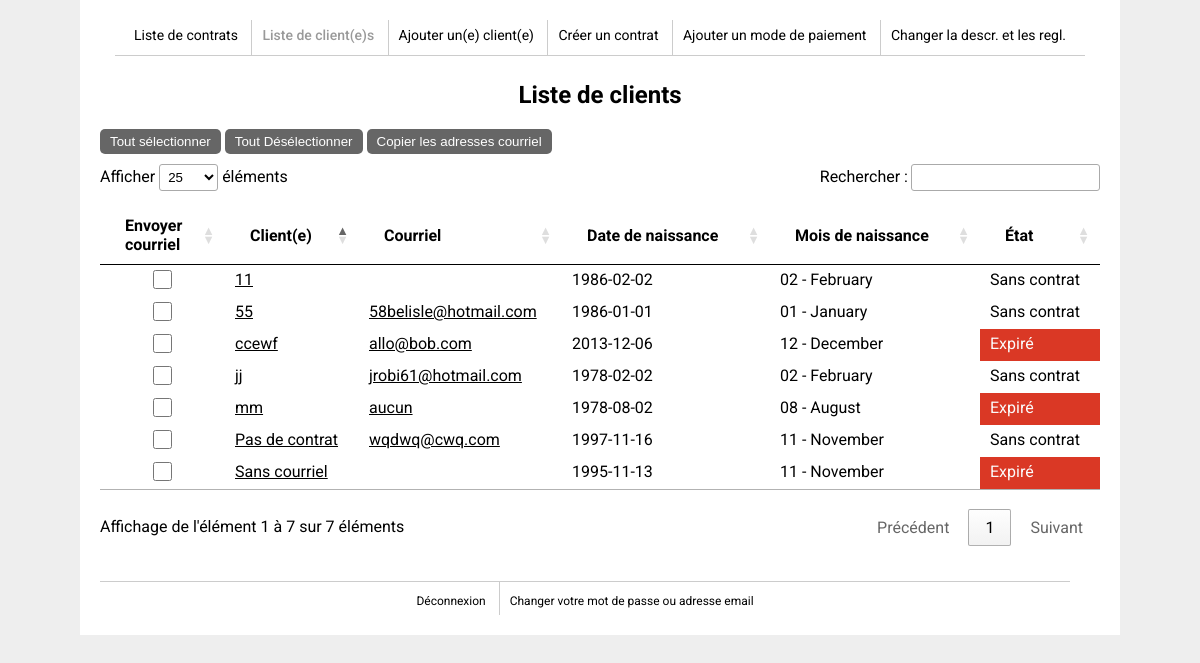
The page /listeClients.php (signed in) on the database its author committed.
### tables this page shows
CREATE TABLE IF NOT EXISTS `clients` (
  `client_id` int(11) unsigned NOT NULL AUTO_INCREMENT,
  `nomClient` varchar(255) NOT NULL,
  `adresse` varchar(255) NOT NULL,
  `ville` varchar(255) NOT NULL,
  `telephone` varchar(255) NOT NULL,
  `dateNaissance` date NOT NULL,
  `tag` varchar(255) NOT NULL,
  `codePostal` varchar(10) NOT NULL,
  `sexe` varchar(255) NOT NULL,
  PRIMARY KEY (`client_id`)
);

CREATE TABLE IF NOT EXISTS `contrats` (
  `contrat_id` int(11) unsigned NOT NULL AUTO_INCREMENT,
  `client_id` int(11) NOT NULL,
  `numeroContrat` int(11) NOT NULL,
  `duree` int(11) NOT NULL,
  `dateDebut` date NOT NULL,
  `dateFin` date NOT NULL,
  `fraisAdministration` float NOT NULL,
  `cout` float NOT NULL,
  `TPS` float NOT NULL,
  `TVQ` float NOT NULL,
  `total` float NOT NULL,
  `numeroCarteCredit` varchar(255) DEFAULT NULL,
  `expirationCarteCredit` varchar(255) DEFAULT NULL,
  `numSecuriteCarteCredit` int(11) DEFAULT NULL,
  `typeContrat` varchar(255) NOT NULL,
  `dateResiliation` date DEFAULT NULL,
  `dateSuspension` date DEFAULT NULL,
  PRIMARY KEY (`contrat_id`)
);

### listeClients.php (the view, shortened to what this page needs)
<?php
	include_once('_scripts/config.php');
	$SQL = "SELECT nomClient, clients.client_id, dateDebut, dateFin, datePaiement, typeContrat, tag, dateNaissance
		FROM clients
		JOIN contrats
		ON clients.client_id=contrats.client_id
		JOIN paiements
		ON paiements.contrat_id=contrats.contrat_id
		WHERE conc=0
		ORDER BY datePaiement ASC";
	$req = mysqli_query($link,$SQL);
?>
<!doctype html>
<html>
<head>
<?php
	include_once('_includes/linksEtScripts.inc.php');
?>
<body>
<div class="container">
	<?php
        include_once('_includes/header.inc.php');
    ?>
    <div class="content">
    	<h1>Liste de clients</h1>
		<button class="btn" id="toutSelectionner">Tout sélectionner</button>
		<button class="btn" id="toutDeselectionner">Tout Désélectionner</button>
		<button class="btn" id="copierAdresses">Copier les adresses courriel</button>
        <?php
			$tEtats=array(
				'normal'=>'Normal',
				'bientot'=>'Bientôt expi.',
				'expire'=>'Expiré',
				'resilie'=>'Résilié',
				'suspendu'=>'Suspendu',
			);
			$affichage='';
			$delaiJours=30;
			if(mysqli_num_rows($req)!=0){
				$affichage.='<table class="listeClients" id="listeClients">
					<thead>
						<tr>
							<th>Envoyer<br>courriel</th>
							<th>Client(e)</th>
							<th>Courriel</th>
							<th>Date de naissance</th>
							<th>Mois de naissance</th>
							<th>État</th>
						</tr>
					</thead>
					<tbody>';
				$tPaiements=array();
				while($enr=mysqli_fetch_assoc($req)){
					if(!in_array($enr['client_id'], $tPaiements)){
						$tPaiements[]=$enr['client_id'];
						$client_id=$enr['client_id'];
						$class='normal';
						if($enr['typeContrat']=='RÉSILIÉ'){
							$class='resilie';
						}else if($enr['typeContrat']=='SUSPENDU'){
							$class='suspendu';
						}else{
							$datejour = date('d/m/Y');
							$datefin= date('Y-m-d', strtotime($enr['dateFin'].' -'.$delaiJours.' days')); ;
							$dfin = explode("-", $datefin);
							$djour = explode("/", $datejour);
							$finab = $dfin[0].$dfin[1].$dfin[2];
							$auj = $djour[2].$djour[1].$djour[0];
							if ($auj>$finab){
								$class='bientot';
							}
							$datejour = date('d/m/Y');
							$datefin= $enr['dateFin'];
							$dfin = explode("-", $datefin);
							$djour = explode("/", $datejour);
							$finab = $dfin[0].$dfin[1].$dfin[2];
							$auj = $djour[2].$djour[1].$djour[0];
							if ($auj>$finab){
								$class='expire';
							}
						}
						$etat=$tEtats[$class];
						$affichage.='<tr>
							<td><input type="checkbox" class="envoiEmail" value="'.$enr['tag'].'"></td>
							<td>
								<a href="facture.php?client_id='.$client_id.'">'.$enr['nomClient'].'</a>
							</td>
							<td><a href="mailto:'.$enr['tag'].'">'.$enr['tag'].'</a></td>
							<td>'.$enr['dateNaissance'].'</td>
							<td>'.ucwords(utf8_encode(strftime ("%m - %B",strtotime($enr['dateNaissance'])))).'</td>
							<td class="'.$class.' etat">'.$etat.'</td>
							</tr>';
					}
				}
				$SQL2 = "SELECT nomClient, clients.client_id, tag, dateNaissance
						FROM clients
						LEFT JOIN contrats
						ON clients.client_id=contrats.client_id
						WHERE contrat_id IS NULL";
				$req2 = mysqli_query($link, $SQL2);
				while($enr2 = mysqli_fetch_assoc($req2)){
					$affichage.='<tr>
						<td><input type="checkbox" class="envoiEmail" value="'.$enr2['tag'].'"></td>
						<td>
							<a href="facture.php?client_id='.$enr2['client_id'].'">'.$enr2['nomClient'].'</a>
						</td>
						<td><a href="mailto:'.$enr2['tag'].'">'.$enr2['tag'].'</a></td>
						<td>'.$enr2['dateNaissance'].'</td>
						<td>'.ucwords(utf8_encode(strftime ("%m - %B",strtotime($enr2['dateNaissance'])))).'</td>
						<td class="sansContrat">Sans contrat</td>
						</tr>';
				}
				$affichage.='</tbody>
					</table>';
				echo $affichage;
			}else{
				echo '<p>Il n\'y a pas de clients</p>';
			}
		?>
    </div>
	<?php
		include('_includes/footer.inc.php');
	?>
</div>
</body>
</html>

### _css/style.css (style rules this page uses)
body { font-family: 'Roboto', Arial, sans-serif; background-color: #eee; }
a:link, a:visited { text-decoration:none; color:#000; }
.btn { color: #fff; padding: 5px 10px; background: #666; border: none; border-radius: 5px; cursor: pointer; }
.container { width:90%; max-width:1040px; margin:0 auto; background:#fff; overflow:hidden; padding: 20px; box-sizing: border-box; }
.content { margin-top:25px; }
.content h1 { font-weight:bold; font-size:1.5em; margin-bottom:20px; text-align:center; }
.content .listeClients { width: 100%; margin: 15px 0; float: left; }
.content .listeClients th { font-weight:bold; border-bottom:1px solid #000; }
.content .listeClients td a:link, .content .listeClients td a:visited { text-decoration:underline; }
.content .listeClients td { padding-top:5px; }
.etat { color: #fbfbfb; }
.expire { background-color:#da3825; }
#listeClients thead th { padding-left: 25px; background-position: left; }
td input.envoiEmail { height: 19px; width: 19px; display: block; margin: 0 auto; }
#toutSelectionner { margin-bottom: 10px; }

### rows shown on the page
clients: nomClient "ccewf", tag "allo@bob.com", dateNaissance "2013-12-06", dateNaissance "12 - December", contrats.dateFin "Expiré"
clients: nomClient "mm", tag "aucun", dateNaissance "1978-08-02", dateNaissance "08 - August", contrats.dateFin "Expiré"
clients: nomClient "Sans courriel", dateNaissance "1995-11-13", dateNaissance "11 - November", contrats.dateFin "Expiré"
clients: nomClient "Pas de contrat", tag "wqdwq@cwq.com", dateNaissance "1997-11-16", dateNaissance "11 - November"
clients: nomClient "jj", tag "jrobi61@hotmail.com", dateNaissance "1978-02-02", dateNaissance "02 - February"
clients: nomClient "11", dateNaissance "1986-02-02", dateNaissance "02 - February"
clients: nomClient "55", tag "58belisle@hotmail.com", dateNaissance "1986-01-01", dateNaissance "01 - January"
